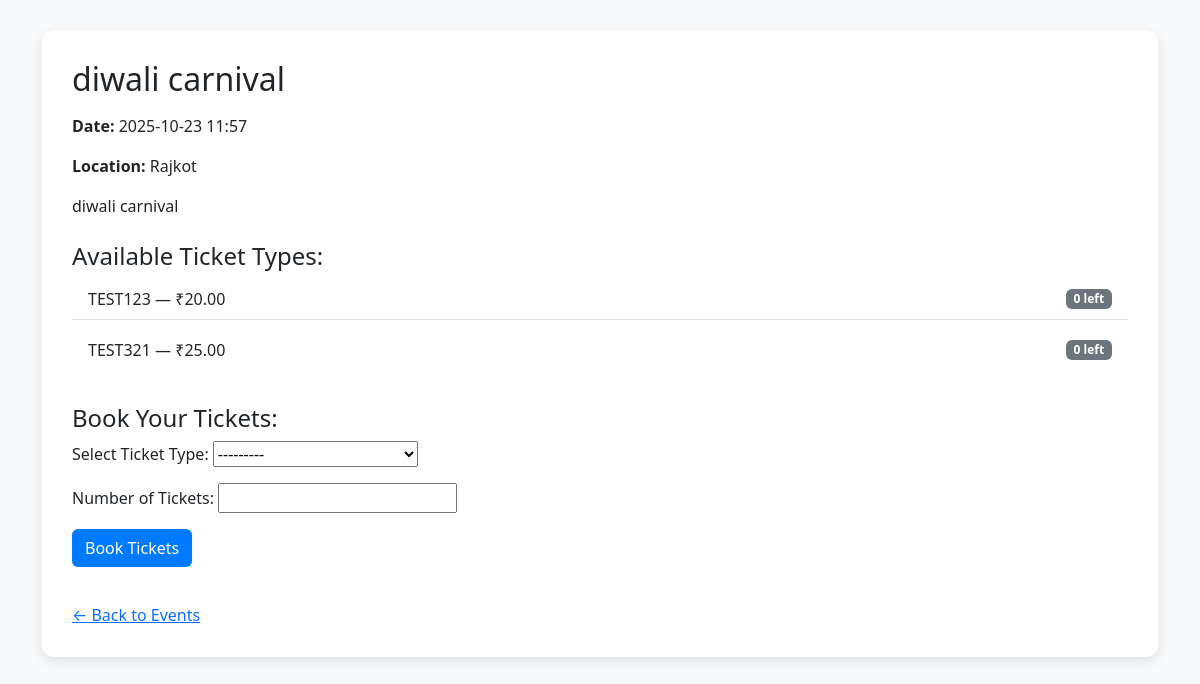
/accounts/13/ (signed in), run on the app's committed database.
### events/models.py (models this page shows, shortened)
class Event(models.Model):
    title = models.CharField(max_length=255)
    description = models.TextField(blank=True)
    date_time = models.DateTimeField()
    location = models.CharField(max_length=255)
    is_published = models.BooleanField(default=False)
    max_capacity = models.PositiveIntegerField()
    booked_by = models.ManyToManyField(User, related_name='booked_events', blank=True)
    objects = EventManager()
    published = PublishedEventManager()

class TicketType(models.Model):
    event = models.ForeignKey(Event, on_delete=models.CASCADE, related_name='ticket_types')
    name = models.CharField(max_length=100)
    price = models.DecimalField(max_digits=10, decimal_places=2, validators=[MinValueValidator(0)])
    quantity_available = models.PositiveIntegerField()
    class Meta:
        constraints = [
            models.UniqueConstraint(fields=['event', 'name'], name='unique_event_ticket_name')
        ]
        verbose_name = 'Ticket Type'
        verbose_name_plural = 'Ticket Types'
    def __str__(self):
        return f"{self.name} - {self.event.title}"

### events/views.py (the view)
# urls.py: path('<int:pk>/', views.event_detail_view, name='event_detail'),
@login_required
def event_detail_view(request, pk):
    event = get_object_or_404(Event, pk=pk, is_published=True)
    ticket_types = event.ticket_types.all()
    if request.method == "POST":
        form = BookingForm(request.POST, user=request.user, event=event)
        if form.is_valid():
            try:
                booking = form.save()
                messages.success(
                    request,
                    f"✅ Booked {booking.quantity} {booking.ticket_type.name} ticket(s) successfully!"
                )
                return redirect("profile")
            except ValidationError as e:
                messages.error(request, e.message)
            except Exception as e:
                messages.error(request, f"❌ Booking failed: {e}")
    else:
        form = BookingForm(user=request.user, event=event)
    return render(request, "events/event_detail.html", {
        "event": event,
        "ticket_types": ticket_types,
        "form": form,
    })

### events/forms.py (shortened to what this page needs)
class BookingForm(forms.Form):
    ticket_type = forms.ModelChoiceField(
        queryset=TicketType.objects.none(),
        label="Select Ticket Type"
    )
    quantity = forms.IntegerField(min_value=1, label="Number of Tickets")
    def __init__(self, *args, **kwargs):
        self.user = kwargs.pop("user", None)
        event = kwargs.pop("event", None)
        super().__init__(*args, **kwargs)
        if event:
            self.fields["ticket_type"].queryset = TicketType.objects.filter(event=event)
        else:
            self.fields["ticket_type"].queryset = TicketType.objects.none()

### events/templates/events/event_detail.html (shortened to what this page needs)
{% load static %}
<!DOCTYPE html>
<html lang="en">
<head>
  <link href="https://cdn.jsdelivr.net/npm/bootstrap@5.3.3/dist/css/bootstrap.min.css" rel="stylesheet">
</head>
<body>
  <div class="container">
    <div class="event-card">
      <h2 class="mb-3">{{ event.title }}</h2>
      <p><strong>Date:</strong> {{ event.date_time|date:"Y-m-d H:i" }}</p>
      <p><strong>Location:</strong> {{ event.location }}</p>
      <p>{{ event.description }}</p>
      <h4 class="mt-4">Available Ticket Types:</h4>
      <ul class="ticket-list list-group list-group-flush mb-4">
        {% for ticket in ticket_types %}
          <li class="list-group-item d-flex justify-content-between align-items-center">
            {{ ticket.name }} — ₹{{ ticket.price }}
            <span class="badge bg-secondary">{{ ticket.quantity_available }} left</span>
          </li>
        {% empty %}
          <li class="list-group-item">No tickets available.</li>
        {% endfor %}
      </ul>
      {% if user.is_authenticated %}
        <h4>Book Your Tickets:</h4>
        <form method="post" class="mb-3">
            {{ form.as_p }}
            <button type="submit" class="btn btn-book">Book Tickets</button>
        </form>
      {% else %}
        <p class="text-muted">Please <a href="{% url 'login' %}">Login</a> to book tickets.</p>
      {% endif %}
      <a href="{% url 'event_list' %}" class="back-link">&larr; Back to Events</a>
    </div>
  </div>
</body>
</html>

### events/templates/events/event_detail.html (style rules this page uses)
body { background-color: #f8f9fa; }
.event-card { background-color: #fff; border-radius: 12px; box-shadow: 0 4px 12px rgba(0,0,0,0.1); padding: 30px; margin-top: 30px; }
.ticket-list li { margin-bottom: 10px; }
.btn-book { background-color: #007bff; color: #fff; }
.back-link { margin-top: 20px; display: inline-block; }

### data on the page
Event: title "diwali carnival", date_time "2025-10-23 11:57", location "Rajkot", description "diwali carnival"
TicketType: name "TEST123", price "20.00", quantity_available "0"
TicketType: name "TEST321", price "25.00", quantity_available "0"
